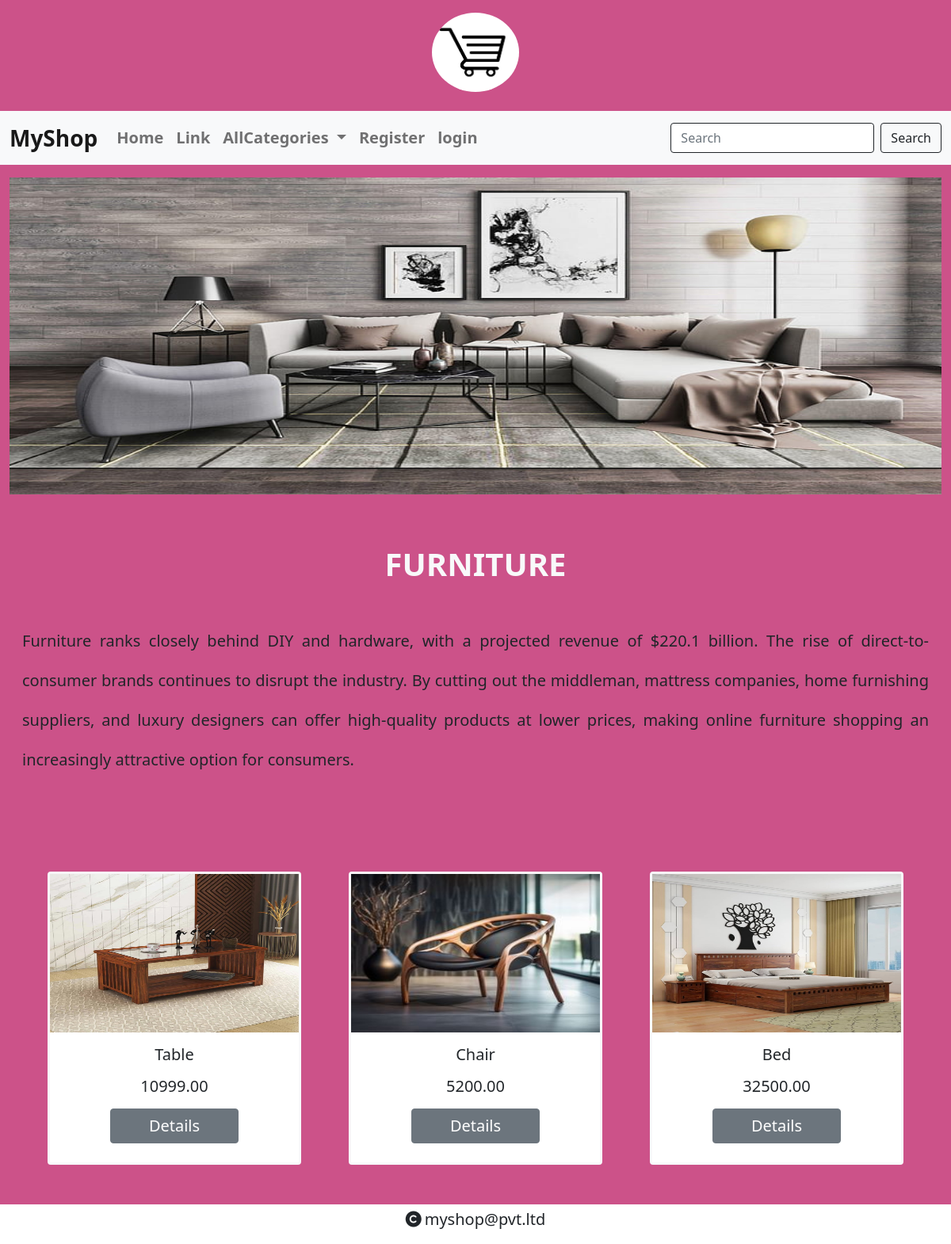
/products/1, run on the app's committed database.
### shop/models.py (models this page shows, shortened)
class Category(models.Model):
    name=models.CharField(max_length=20)
    desc=models.TextField()
    image=models.ImageField(upload_to="category")

class Product(models.Model):
    name=models.CharField(max_length=20)
    desc=models.TextField()
    image=models.ImageField(upload_to="products")
    price=models.DecimalField(max_digits=10,decimal_places=2)
    stock=models.IntegerField()
    available=models.BooleanField(default=True)
    created=models.DateTimeField(auto_now_add=True) #one time
    updated=models.DateTimeField(auto_now=True) #change every time we update record
    category=models.ForeignKey(Category,on_delete=models.CASCADE)

### shop/views.py (the view)
# urls.py: path('products/<int:p>',views.allproducts,name="products"),
def allproducts(request,p): #here p receives the category id
    c=Category.objects.get(id=p) #reads a particular category object using id
    p=Product.objects.filter(category=c) #reads all products under a particular category object
    context={'cat':c,'product':p}
    return render(request,'product.html',context)

### cart/context_processors.py (called while the page is built, shortened)
def count_items(request):
    u=request.user
    count=0
    return {'c':count}

### shop/context_processors.py (called while the page is built)
def menu_links(request):
    c=Category.objects.all()
    return {'links':c}  #we can use this data globally across all web pages inside our app

### templates/product.html
{% extends 'base.html' %}
{% load static %}
{% block content %}
<div class="row mt-3">
        <div class="col-12">
    <img src="{{cat.image.url}}" height="400px" width="100%"></div>
</div>
<div class="row mt-3 px-3" style="margin-bottom:100px">
    <div class="col-12">
        <h1 class="text-center fw-bold text-light mt-5 mb-5">{{cat.name}}</h1>
        <p style="text-align:justify;line-height:2.5;" class="fs-5">{{cat.desc}}</p>
    </div>
</div>
<div class="container mt-5" style="margin-bottom:100px">
    <div class="row">
        {% for i in product %}
        <div class="col-sm-4">
            <div class="card mx-auto border border-3 border-light" style="width: 20rem;">
  <img src="{{i.image.url}}" height="200px" width="100%" class=card-img-top" alt="...">
  <div class="card-body text-center">
    <h5 class="card-title mb-3">{{i.name}}</h5>
    <h5 class="card-title mb-3">{{i.price}}</h5>
    <a href="{% url 'shop:details' i.id %}" class="btn btn-secondary px-5 mb-2 fs-5">Details</a>
  </div>
</div></div>
        {% endfor %}
    </div>
</div>
{% endblock %}

### templates/base.html (shortened to what this page needs)
<!DOCTYPE html>
{% load static %}
<html lang="en">
<head>
    <link href="https://cdn.jsdelivr.net/npm/bootstrap@5.0.2/dist/css/bootstrap.min.css" rel="stylesheet">
    <link rel="stylesheet" href="{% static 'css/style.css' %}">
  <link rel="stylesheet" href="https://cdnjs.cloudflare.com/ajax/libs/font-awesome/6.6.0/css/all.min.css" />
</head>
<body>
<header>
<div class="container-fluid text-center mt-3 mb-4">
    <img src="{% static 'images/logo1.jpg' %}" class="rounded-circle" height="100px" width="110px">
</div>
<nav class="navbar navbar-expand-lg navbar-light bg-light">
  <div class="container-fluid">
    <a class="navbar-brand fs-3 fw-bold" href="#">MyShop</a>
    <div class="collapse navbar-collapse" id="navbarSupportedContent">
      <ul class="navbar-nav me-auto mb-2 mb-lg-0 fs-5 fw-bold">
        <li class="nav-item">
          <a class="nav-link" aria-current="page" href="{% url 'shop:categories' %}">Home</a>
        </li>
        <li class="nav-item">
          <a class="nav-link" href="#">Link</a>
        </li>
        <li class="nav-item dropdown">
          <a class="nav-link dropdown-toggle" href="#" id="navbarDropdown" role="button" data-bs-toggle="dropdown" aria-expanded="false">
            AllCategories
          </a>
        </li>
          {% if user.is_authenticated %}
          {% if user.is_superuser == False %}
          <li class="nav-item">
          <a class="nav-link" aria-current="page" href="{% url 'cart:cartview' %}"><i class="fa fa-shopping-cart fs-3" aria-hidden="true"></i><sup class="mx-2 fs-5">{{c}}</sup></a>
        </li>
          <li class="nav-item">
          <a class="nav-link" aria-current="page" href="{% url 'cart:order_view' %}">Your Orders</a>
        </li>
          {% else %}
          <li class="nav-item">
          <a class="nav-link" aria-current="page" href="{% url 'shop:addcat' %}">Add Categories</a>
        </li>
          <li class="nav-item">
          <a class="nav-link" aria-current="page" href="{% url 'shop:addpro' %}">Add Products</a>
        </li>
          {% endif %}
          <li class="nav-item">
          <a class="nav-link" aria-current="page" href="{% url 'shop:logout' %}">logout</a>
        </li>
          {% else %}
  <li class="nav-item">
          <a class="nav-link" aria-current="page" href="{% url 'shop:register' %}">Register</a>
        </li>
        <li class="nav-item">
          <a class="nav-link" aria-current="page" href="{% url 'shop:login' %}">login</a>
        </li>
          {% endif %}
      </ul>
      <form class="d-flex" method="post" action="{% url 'search:search' %}">
        <input class="form-control me-2 border border-dark" type="search" name="q" placeholder="Search" aria-label="Search">
        <button class="btn btn-outline-dark" type="submit">Search</button>
      </form>
    </div>
  </div>
</nav>
</header>
<div class="container-fluid">
{% block content%}
{% endblock %}
</div>
<footer class="footer pt-1">
  <p class="text-center fs-5"><i class="fa fa-copyright me-1" aria-hidden="true"></i>myshop@pvt.ltd</p>
</footer>
</body>
</html>

### static/css/style.css (style rules this page uses)
body { background-color:#cc5289; }
.footer { position:fixed; bottom:0; left:0; background-color:white; width:100%; }

### data on the page
Category: image (picture), name "FURNITURE", desc "Furniture ranks closely behind DIY and hardware, with a projected revenue of $220.1 billion. The rise of direct-to-consumer brands continues to disrupt the industry. By cutting out the middleman, mattress companies, home furnishing suppliers, and luxury designers can offer high-quality products at lower prices, making online furniture shopping an increasingly attractive option for consumers."
Product: image (picture), name "Table", price "10999.00"
Product: image (picture), name "Chair", price "5200.00"
Product: image (picture), name "Bed", price "32500.00"
